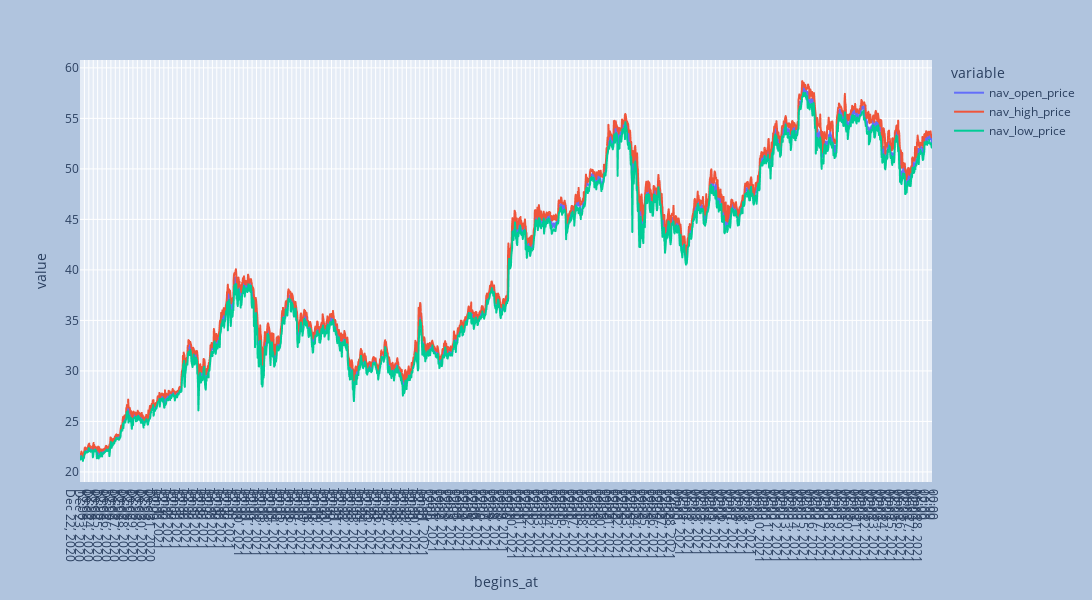

The notebook cell saved with this chart:
### Code cell
# btc hourly price history graph (2020-12 / 2021-3)
df_hourly["nav_open_price"].plot()

# TODO: show max diff and percentage in each hour between high and low

fig = df_hourly.loc[:,["nav_open_price", "nav_high_price", "nav_low_price"]].plot.line()
fig.update_layout(
    autosize=False,
    width=5000,
    height=600,
    paper_bgcolor="LightSteelBlue",
)

fig.update_xaxes(nticks=300)          
fig.show()

### Figure 1 — Plotly figure (JSON) as saved in the notebook; plotly's stock layout.template omitted (floating-point values rounded to 4 significant figures; data arrays with more than 128 entries replaced by an {"elided": "..."} marker saying what was removed)
{"data": [{"hovertemplate": "variable=nav_open_price<br>begins_at=%{x}<br>value=%{y}<extra></extra>", "legendgroup": "nav_open_price", "line": {"color": "#636efa", "dash": "solid"}, "mode": "lines", "name": "nav_open_price", "showlegend": true, "type": "scattergl", "x": {"elided": "2319 str values"}, "xaxis": "x", "y": {"elided": "2319 float values"}, "yaxis": "y"}, {"hovertemplate": "variable=nav_high_price<br>begins_at=%{x}<br>value=%{y}<extra></extra>", "legendgroup": "nav_high_price", "line": {"color": "#EF553B", "dash": "solid"}, "mode": "lines", "name": "nav_high_price", "showlegend": true, "type": "scattergl", "x": {"elided": "2319 str values"}, "xaxis": "x", "y": {"elided": "2319 float values"}, "yaxis": "y"}, {"hovertemplate": "variable=nav_low_price<br>begins_at=%{x}<br>value=%{y}<extra></extra>", "legendgroup": "nav_low_price", "line": {"color": "#00cc96", "dash": "solid"}, "mode": "lines", "name": "nav_low_price", "showlegend": true, "type": "scattergl", "x": {"elided": "2319 str values"}, "xaxis": "x", "y": {"elided": "2319 float values"}, "yaxis": "y"}], "layout": {"autosize": false, "height": 600, "legend": {"title": {"text": "variable"}, "tracegroupgap": 0}, "margin": {"t": 60}, "paper_bgcolor": "LightSteelBlue", "width": 5000, "xaxis": {"anchor": "y", "domain": [0, 1], "nticks": 300, "title": {"text": "begins_at"}}, "yaxis": {"anchor": "x", "domain": [0, 1], "title": {"text": "value"}}}}
